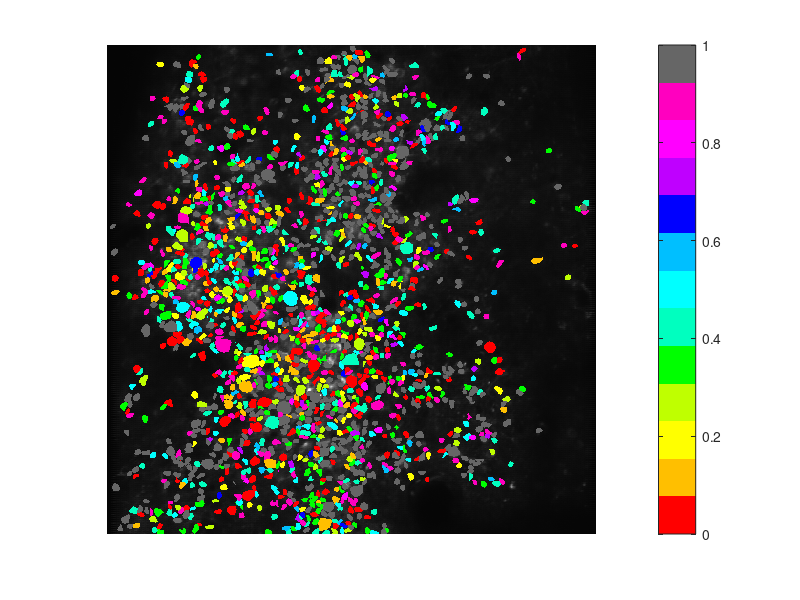

Write the MATLAB code that produced this figure. (Note: this script raises an error after producing the figure.)
%% Draw Ori pinwheel
% x=cd;
% path = [cd '\Map\Ori pinwheel'];
colornum = 12;
colorOT = hsv(colornum);

increaseBrightness = @(color) min(color * 1.5, 1);

brighterColors = arrayfun(@(idx) increaseBrightness(colorOT(idx, :)), 1:colornum, 'UniformOutput', false);
brighterColors = vertcat(brighterColors{:});


colorOT = cat(1,brighterColors,[0.4 0.4 0.4])

load imY1;
sumIm(1:size(imY1,1),1:size(imY1,1),1) = imY1/2000;
sumIm(1:size(imY1,1),1:size(imY1,1),2) = imY1/2000;
sumIm(1:size(imY1,1),1:size(imY1,1),3) = imY1/2000;
% load sumIm.mat
% sumIm = sumIm/500;
load CCtotal.mat;
% load G4_PeakSfLocListTotal.mat
load xValueAtMax.mat
load targetcell_base10.mat
targetCell = targetcell_base10;
% load Y4_ParamList.mat;
Oricell = targetCell;
for i = 1:length(Oricell)
    P = CCtotal{Oricell(i)};
    % porie = Y4_ParamList(Oricell(i),2);
    % if porie<0
    % porie = porie+180;
    % elseif porie>180
    % porie = porie-180;
    % end
    % cidx = ceil(porie/15);
    cidx = round(xValueAtMax(Oricell(i)));
    for j = 1:length(P)
        id_x = mod(P(j),512);
        id_y = round((P(j) - id_x)/512)+1;
        %% if mod == 0; then should modify the results
        if(id_x==0);
            id_x = 512;
            id_y= id_y-1;
        end
        sumIm(id_x,id_y,:) = squeeze(colorOT(cidx, :));
    end
end

non_tuned_cell = setdiff([1:1720],targetCell);
Oricell = non_tuned_cell;
for i = 1:length(Oricell)
    P = CCtotal{Oricell(i)};
    % porie = Y4_ParamList(Oricell(i),2);
    % if porie<0
    % porie = porie+180;
    % elseif porie>180
    % porie = porie-180;
    % end
    % cidx = ceil(porie/15);
    cidx = xValueAtMax(Oricell(i));
    for j = 1:length(P)
        id_x = mod(P(j),512);
        id_y = round((P(j) - id_x)/512)+1;
        %% if mod == 0; then should modify the results
        if(id_x==0);
            id_x = 512;
            id_y= id_y-1;
        end
        sumIm(id_x,id_y,:) = [0.4 0.4 0.4];
    end
end


imshow(sumIm);
% title({[ 'CellNum = ' num2str(length(targetCell))]},'FontSize', 18, 'FontWeight', 'bold');
%saveas(gcf,[ReDir, '\Calculated\Ori_pinwheel0',num2str(idxn)], 'bmp');
colormap(colorOT);
colorbar('Ticks',[0.04:1/13:1], 'TickLabels',[0:15:180]);
%saveas(gcf,[path],'bmp');
% saveas(gcf,[ReDir, '\Calculated\Ori_pinwheel',num2str(idxn)], 'fig');
% pause
% close all;

% load sumIm.mat
% P = CCtotal{1,27};
% for j = 1:length(P)
%     id_x = mod(P(j),512);
%     id_y = round((P(j) - id_x)/512)+1;
%     %% if mod == 0; then should modify the results
%     if(id_x==0);
%         id_x = 512;
%         id_y= id_y-1;
%     end
%     sumIm(id_x,id_y,:) = squeeze(colorOT(1, :));
% end
% figure(2);
% imshow(sumIm);



